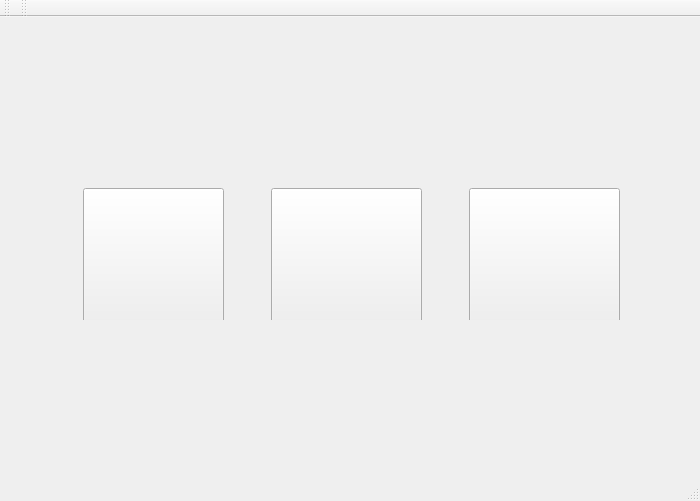
<?xml version="1.0" encoding="UTF-8"?>
<ui version="4.0">
 <class>MainWindow</class>
 <widget class="QMainWindow" name="MainWindow">
  <property name="geometry">
   <rect>
    <x>0</x>
    <y>0</y>
    <width>700</width>
    <height>501</height>
   </rect>
  </property>
  <property name="maximumSize">
   <size>
    <width>700</width>
    <height>700</height>
   </size>
  </property>
  <property name="windowTitle">
   <string>MainWindow</string>
  </property>
  <property name="styleSheet">
   <string notr="true">background-image: url(:/new/prefix1/QTtest/QT图片/car.jpg);</string>
  </property>
  <widget class="QWidget" name="centralWidget">
   <widget class="QWidget" name="layoutWidget">
    <property name="geometry">
     <rect>
      <x>31</x>
      <y>160</y>
      <width>641</width>
      <height>143</height>
     </rect>
    </property>
    <layout class="QHBoxLayout" name="horizontalLayout">
     <item>
      <spacer name="horizontalSpacer_2">
       <property name="orientation">
        <enum>Qt::Horizontal</enum>
       </property>
       <property name="sizeHint" stdset="0">
        <size>
         <width>40</width>
         <height>20</height>
        </size>
       </property>
      </spacer>
     </item>
     <item>
      <widget class="QPushButton" name="musicBTN">
       <property name="sizePolicy">
        <sizepolicy hsizetype="Minimum" vsizetype="Maximum">
         <horstretch>0</horstretch>
         <verstretch>0</verstretch>
        </sizepolicy>
       </property>
       <property name="minimumSize">
        <size>
         <width>141</width>
         <height>141</height>
        </size>
       </property>
       <property name="maximumSize">
        <size>
         <width>223</width>
         <height>16777215</height>
        </size>
       </property>
       <property name="styleSheet">
        <string notr="true">border-image: url(:/new/prefix1/QTtest/QT图片/photo-1505740420928-5e560c06d30e.jpg);</string>
       </property>
       <property name="text">
        <string/>
       </property>
      </widget>
     </item>
     <item>
      <spacer name="horizontalSpacer">
       <property name="orientation">
        <enum>Qt::Horizontal</enum>
       </property>
       <property name="sizeHint" stdset="0">
        <size>
         <width>40</width>
         <height>20</height>
        </size>
       </property>
      </spacer>
     </item>
     <item>
      <widget class="QPushButton" name="contolBtn">
       <property name="sizePolicy">
        <sizepolicy hsizetype="Minimum" vsizetype="Minimum">
         <horstretch>0</horstretch>
         <verstretch>0</verstretch>
        </sizepolicy>
       </property>
       <property name="minimumSize">
        <size>
         <width>151</width>
         <height>141</height>
        </size>
       </property>
       <property name="maximumSize">
        <size>
         <width>151</width>
         <height>141</height>
        </size>
       </property>
       <property name="styleSheet">
        <string notr="true">border-image: url(:/new/prefix1/QTtest/QT图片/photo-1502344571945-c780ff546aa9.jpg);</string>
       </property>
       <property name="text">
        <string/>
       </property>
      </widget>
     </item>
     <item>
      <spacer name="horizontalSpacer_3">
       <property name="orientation">
        <enum>Qt::Horizontal</enum>
       </property>
       <property name="sizeHint" stdset="0">
        <size>
         <width>40</width>
         <height>20</height>
        </size>
       </property>
      </spacer>
     </item>
     <item>
      <widget class="QPushButton" name="portBtn">
       <property name="sizePolicy">
        <sizepolicy hsizetype="Minimum" vsizetype="Minimum">
         <horstretch>0</horstretch>
         <verstretch>0</verstretch>
        </sizepolicy>
       </property>
       <property name="minimumSize">
        <size>
         <width>151</width>
         <height>141</height>
        </size>
       </property>
       <property name="maximumSize">
        <size>
         <width>151</width>
         <height>141</height>
        </size>
       </property>
       <property name="styleSheet">
        <string notr="true">border-image: url(:/new/prefix1/QTtest/QT图片/1928e537.jpg);</string>
       </property>
       <property name="text">
        <string/>
       </property>
      </widget>
     </item>
     <item>
      <spacer name="horizontalSpacer_4">
       <property name="orientation">
        <enum>Qt::Horizontal</enum>
       </property>
       <property name="sizeHint" stdset="0">
        <size>
         <width>40</width>
         <height>20</height>
        </size>
       </property>
      </spacer>
     </item>
    </layout>
   </widget>
  </widget>
  <widget class="QMenuBar" name="menuBar">
   <property name="geometry">
    <rect>
     <x>0</x>
     <y>0</y>
     <width>700</width>
     <height>20</height>
    </rect>
   </property>
  </widget>
  <widget class="QToolBar" name="mainToolBar">
   <attribute name="toolBarArea">
    <enum>TopToolBarArea</enum>
   </attribute>
   <attribute name="toolBarBreak">
    <bool>false</bool>
   </attribute>
  </widget>
  <widget class="QStatusBar" name="statusBar"/>
  <widget class="QToolBar" name="toolBar">
   <property name="windowTitle">
    <string>toolBar</string>
   </property>
   <attribute name="toolBarArea">
    <enum>TopToolBarArea</enum>
   </attribute>
   <attribute name="toolBarBreak">
    <bool>false</bool>
   </attribute>
  </widget>
 </widget>
 <layoutdefault spacing="6" margin="11"/>
 <resources/>
 <connections/>
</ui>
